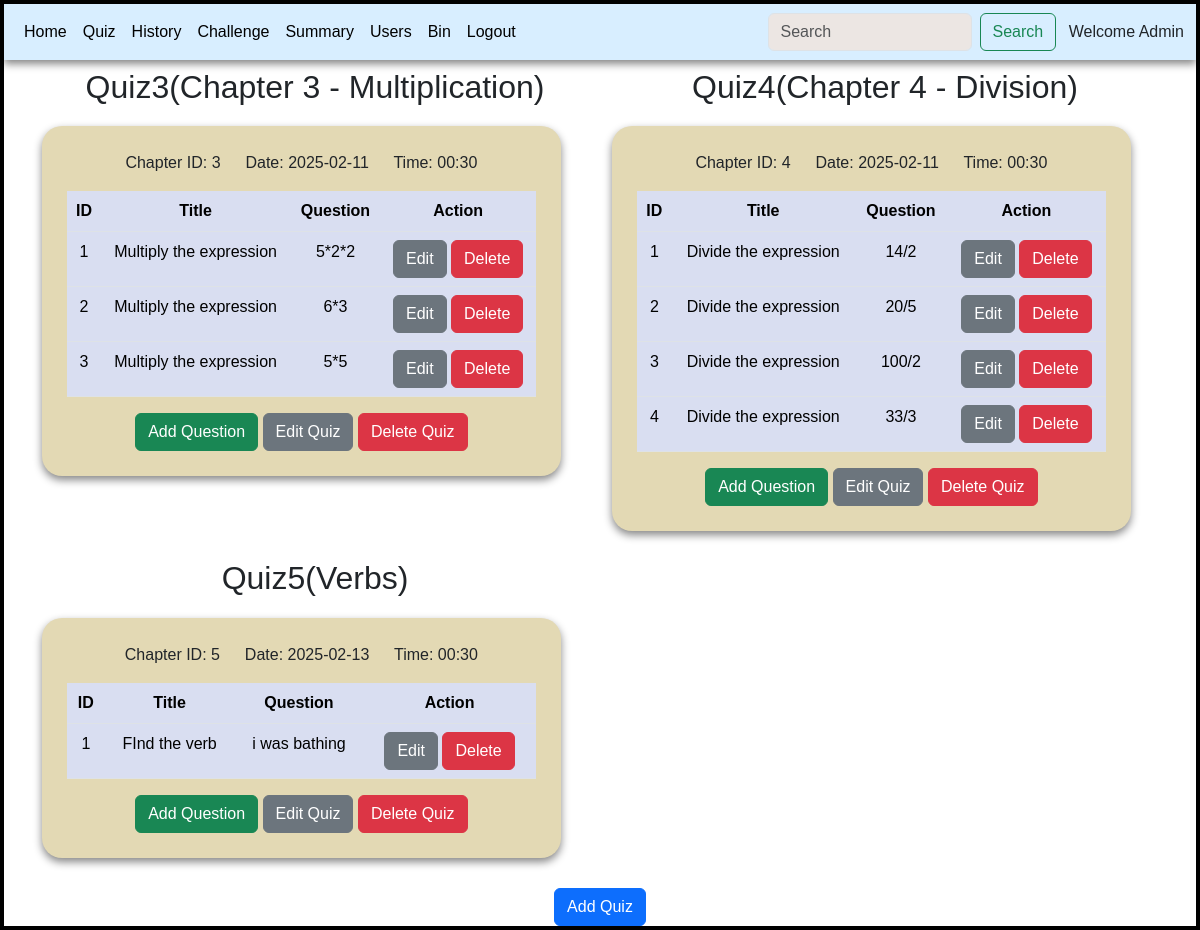
Page /quizmantemp on the earlier database version.
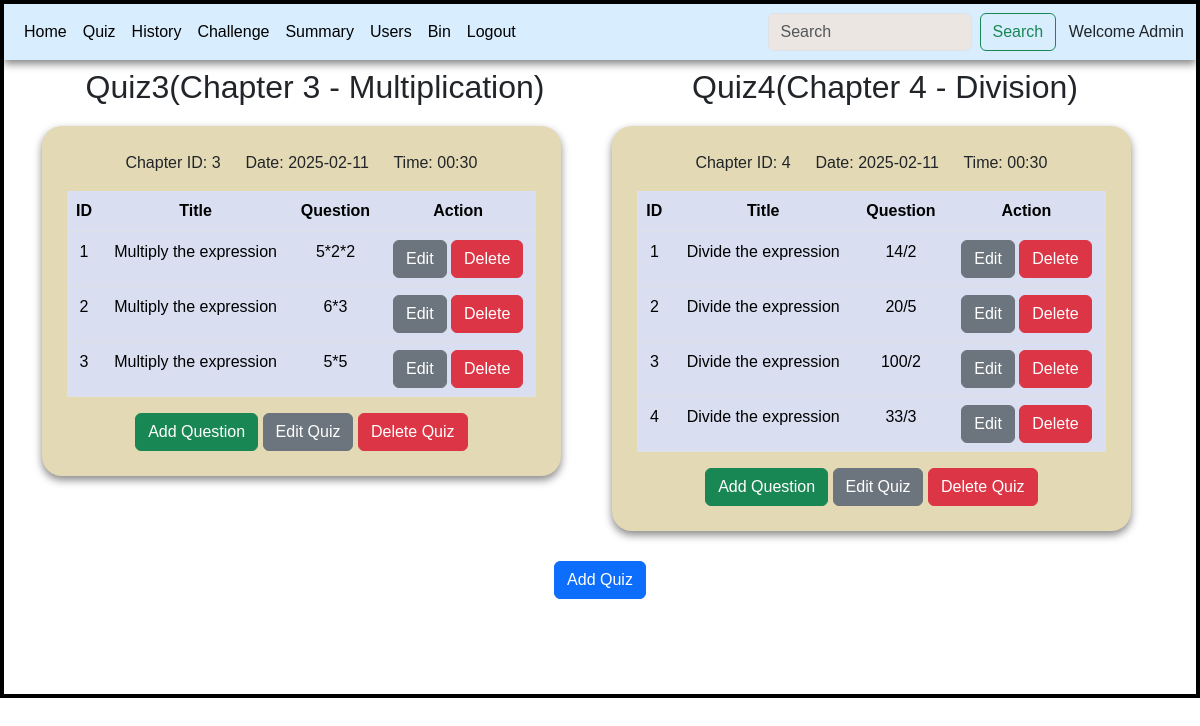
Same page on the later database version.
### controllers/models.py (models this page shows)
class Quiz(db.Model):
    id = db.Column(db.Integer, primary_key=True)
    chapter_id = db.Column(db.Integer, db.ForeignKey('chapter.id'), nullable=False)
    date = db.Column(db.Date(), nullable=False)
    time = db.Column(db.String(10), nullable=False)
    status = db.Column(db.String())
    questions = db.relationship('Question', backref='quiz')

class Chapter(db.Model):
    id = db.Column(db.Integer, primary_key=True)
    subject_id = db.Column(db.Integer, db.ForeignKey('subject.id'), nullable=False)
    name = db.Column(db.String(), nullable=False)
    description = db.Column(db.String(), nullable=True)
    quizzes = db.relationship('Quiz', backref='chapter')

class Question(db.Model):
    id = db.Column(db.Integer, primary_key=True)
    quiz_id = db.Column(db.Integer, db.ForeignKey('quiz.id'), nullable=False)
    question_id = db.Column(db.String(), nullable=False)
    title = db.Column(db.String(), nullable=False)
    question_statement = db.Column(db.String(), nullable=False)
    option1 = db.Column(db.String(), nullable=False)
    option2 = db.Column(db.String(), nullable=False)
    option3 = db.Column(db.String(), nullable=False)
    option4 = db.Column(db.String(), nullable=False)
    correct_option = db.Column(db.Integer, nullable=False)

### controllers/main.py (the view, shortened to what this page needs)
@app.route('/quizmantemp')
def quizmantemp():
    quizes = Quiz.query.filter(Quiz.date >= date.today()).all()
    if 'emsg' in request.args:
        emsg = request.args.get('emsg')
        return render_template('quiz_management.html',quizes=quizes,emsg=emsg)
    if quizes:
        if 'statusmsg' in request.args:
            emsg = request.args.get('statusmsg')
            return render_template('quiz_management.html',quizes=quizes,emsg=emsg)
        return render_template('quiz_management.html',quizes=quizes)
    else:
        return render_template('quiz_management.html',quizes=[])

### templates/quiz_management.html (shortened to what this page needs)
<!DOCTYPE html>
<html lang="en">
<head>
    <link rel="stylesheet" href="/static/style.css">
    <link href="https://cdn.jsdelivr.net/npm/bootstrap@5.3.3/dist/css/bootstrap.min.css" rel="stylesheet">
</head>
<body>
    <div id="main">
        <div id="canvas">
          <nav class="navbar navbar-expand-lg bg-body-dark" id="nav">
                <div class="container-fluid">
                  <div class="collapse navbar-collapse" id="navbarSupportedContent">
                    <ul class="navbar-nav me-auto mb-2 mb-lg-0">
                      <li class="nav-item">
                        <a class="nav-link active" aria-current="page" href="/admin">Home</a>
                      </li>
                      <li class="nav-item">
                        <a class="nav-link active" aria-current="page" href="/quizmantemp">Quiz</a>
                      </li>
                      <li class="nav-item">
                        <a class="nav-link active" aria-current="page" href="/history">History</a>
                      </li>
                      <li class="nav-item">
                        <a class="nav-link active" aria-current="page" href="/challengeque">Challenge</a>
                      </li>
                      <li class="nav-item">
                        <a class="nav-link active" aria-current="page" href="/adminsummary">Summary</a>
                      </li>
                      <li class="nav-item">
                        <a class="nav-link active" aria-current="page" href="/usersdata">Users</a>
                      </li>
                      <li class="nav-item">
                        <a class="nav-link active" aria-current="page" href="/bin">Bin</a>
                      </li>
                      <li class="nav-item">
                        <a class="nav-link active" aria-current="page" href="/">Logout</a>
                      </li>
                    </ul>
                    <form class="d-flex" action="/adminsearch/qm">
                      <input class="form-control me-2" type="search" placeholder="Search" aria-label="Search" name="search_word" style="background-color: #ece6e3;">
                      <button class="btn btn-outline-success" type="submit">Search</button>
                    </form>
                  </div>
                  <span>&ensp; Welcome Admin</span>
                </div>
              </nav>
              <div class="container">
                {% if quizes %}
                <div class="row">
                  {% for quiz in quizes %}
                  <div class="col-md-6">
                      <h2 class="text-center mt-2">Quiz{{quiz.id}}({{quiz.chapter.name}})</h2>
                    <div class="table-div">
                      <p class="text-center">Chapter ID: {{ quiz.chapter.id }} &ensp;&ensp; Date: {{quiz.date}} &ensp;&ensp; Time: {{quiz.time}}</p>
                      <table class="table table-hover">
                        <thead>
                          <tr>
                            <th scope="col">ID</th>
                            <th scope="col">Title</th>
                            <th scope="col">Question</th>
                            <th scope="col">Action</th>
                          </tr>
                        </thead>
                        <tbody>
                          {% for question in quiz.questions %}
                            <tr>
                              <td>{{ question.question_id }}</td>
                              <td><a href="/view_question/{{ question.id }}" class="links">{{ question.title }}</a></td>
                              <td>{{ question.question_statement }}</td>
                              <td>
                                  <a href='/editquestion/{{question.question_id}}/{{quiz.id}}' class="btn btn-secondary">Edit</a>
                                  <a href='/deletequestion/{{question.id}}' class="btn btn-danger">Delete</a>
                              </td>
                            </tr>
                          {% endfor %}
                        </tbody>
                      </table>
                      <div class="text-center">
                        <a href="/addquestion/{{ quiz.id }}" class="btn btn-success">Add Question</a>
                        <a href="/editquiz/{{ quiz.id }}" class="btn btn-secondary">Edit Quiz</a>
                        <a href="/deletequiz/{{ quiz.id }}" class="btn btn-danger">Delete Quiz</a>
                      </div>
                    </div>
                  </div>
                  {% endfor %}
                </div>
                {% endif %}
              </div>
              <div class="text-center">
                <a href="/addquiz" class="btn btn-primary" style="position: relative;; margin-top: 10px;">Add Quiz</a>
              </div>
        </div>
    </div>
</body>
</html>

### static/style.css (style rules this page uses)
* { margin: 0px; font-family: 'Gill Sans', 'Gill Sans MT', Calibri, 'Trebuchet MS', sans-serif; }
#main, #canvas { border: 2px solid black; }
#canvas { margin: auto; min-height: 694px; position: relative; }
.table-div { background-color:#E3D9B4 !important; width: 95% !important; margin-top: 20px !important; margin-bottom: 20px !important; height: auto !important; border-radius: 20px; padding: 25px; box-shadow: 0 4px 8px rgba(0, 0, 0, 0.477); }
.table th, td { background-color: #D9DEF1 !important; padding: 10px; text-align: center; }
#nav { background-color: #d8eeff; box-shadow: 0 4px 8px rgba(0, 0, 0, 0.477); }
.links { color: black; text-decoration: none; }

Differences in the rows shown:
removed Quiz: id "5", chapter.name "Verbs", chapter.id "5", date "2025-02-13", time "00:30"
removed Question: question_id "1", title "FInd the verb", question_statement "i was bathing", shown under "5"
